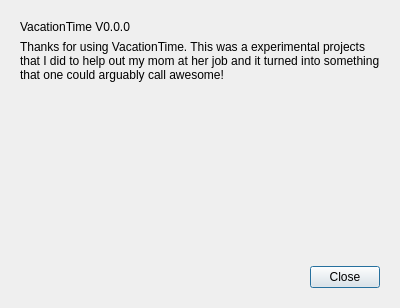
<?xml version="1.0" encoding="UTF-8"?>
<ui version="4.0">
 <class>AboutDialogue</class>
 <widget class="QDialog" name="AboutDialogue">
  <property name="geometry">
   <rect>
    <x>0</x>
    <y>0</y>
    <width>400</width>
    <height>308</height>
   </rect>
  </property>
  <property name="windowTitle">
   <string>Dialog</string>
  </property>
  <layout class="QVBoxLayout" name="verticalLayout_2">
   <item>
    <widget class="QWidget" name="gridWidget" native="true">
     <layout class="QGridLayout" name="gridLayout">
      <item row="0" column="0">
       <widget class="QLabel" name="label_2">
        <property name="sizePolicy">
         <sizepolicy hsizetype="Preferred" vsizetype="Preferred">
          <horstretch>0</horstretch>
          <verstretch>0</verstretch>
         </sizepolicy>
        </property>
        <property name="styleSheet">
         <string notr="true">font: 22pt &quot;MS Shell Dlg 2&quot;;</string>
        </property>
        <property name="text">
         <string>VacationTime V0.0.0</string>
        </property>
        <property name="textFormat">
         <enum>Qt::PlainText</enum>
        </property>
        <property name="alignment">
         <set>Qt::AlignLeading|Qt::AlignLeft|Qt::AlignTop</set>
        </property>
        <property name="margin">
         <number>4</number>
        </property>
       </widget>
      </item>
      <item row="1" column="0">
       <widget class="QLabel" name="label">
        <property name="sizePolicy">
         <sizepolicy hsizetype="Preferred" vsizetype="Preferred">
          <horstretch>0</horstretch>
          <verstretch>0</verstretch>
         </sizepolicy>
        </property>
        <property name="text">
         <string>Thanks for using VacationTime. This was a experimental projects that I did to help out my mom at her job and it turned into something that one could arguably call awesome! </string>
        </property>
        <property name="alignment">
         <set>Qt::AlignLeading|Qt::AlignLeft|Qt::AlignTop</set>
        </property>
        <property name="wordWrap">
         <bool>true</bool>
        </property>
        <property name="margin">
         <number>5</number>
        </property>
       </widget>
      </item>
      <item row="3" column="0">
       <layout class="QHBoxLayout" name="horizontalLayout">
        <item>
         <spacer name="horizontalSpacer">
          <property name="orientation">
           <enum>Qt::Horizontal</enum>
          </property>
          <property name="sizeHint" stdset="0">
           <size>
            <width>40</width>
            <height>20</height>
           </size>
          </property>
         </spacer>
        </item>
        <item>
         <widget class="QPushButton" name="Close">
          <property name="sizePolicy">
           <sizepolicy hsizetype="Minimum" vsizetype="Fixed">
            <horstretch>0</horstretch>
            <verstretch>0</verstretch>
           </sizepolicy>
          </property>
          <property name="minimumSize">
           <size>
            <width>0</width>
            <height>0</height>
           </size>
          </property>
          <property name="maximumSize">
           <size>
            <width>70</width>
            <height>16777215</height>
           </size>
          </property>
          <property name="text">
           <string>Close</string>
          </property>
          <property name="checkable">
           <bool>false</bool>
          </property>
          <property name="flat">
           <bool>false</bool>
          </property>
         </widget>
        </item>
       </layout>
      </item>
      <item row="2" column="0">
       <spacer name="verticalSpacer">
        <property name="orientation">
         <enum>Qt::Vertical</enum>
        </property>
        <property name="sizeType">
         <enum>QSizePolicy::Expanding</enum>
        </property>
        <property name="sizeHint" stdset="0">
         <size>
          <width>20</width>
          <height>40</height>
         </size>
        </property>
       </spacer>
      </item>
     </layout>
    </widget>
   </item>
  </layout>
  <zorder>Close</zorder>
  <zorder>label</zorder>
  <zorder>gridWidget</zorder>
 </widget>
 <tabstops>
  <tabstop>Close</tabstop>
 </tabstops>
 <resources/>
 <connections>
  <connection>
   <sender>Close</sender>
   <signal>clicked()</signal>
   <receiver>AboutDialogue</receiver>
   <slot>close()</slot>
   <hints>
    <hint type="sourcelabel">
     <x>353</x>
     <y>285</y>
    </hint>
    <hint type="destinationlabel">
     <x>199</x>
     <y>153</y>
    </hint>
   </hints>
  </connection>
 </connections>
</ui>
